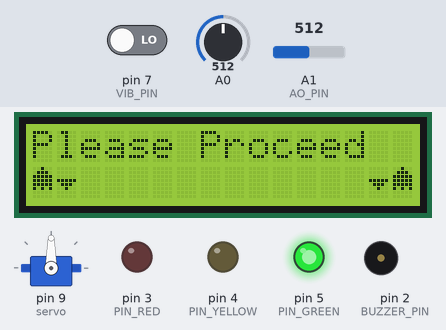
Recording of a sketch running on a simulated Arduino Uno, built with avr-gcc and run on an emulated ATmega328P. On the bench: 16×2 character LCD, servo, output pins drawn as LEDs (lit = HIGH), buzzer (waves = sounding). The test bench sets the inputs (shaded band); at power-on: A0 = 512, A1 (AO_PIN) = 512, pin 7 (VIB_PIN) LOW. Pins used as bus, display or sensor lines are not drawn; what the sketch prints to the serial monitor is not drawn.

Above: at 1.2 s.
1.3 s: A0 set to 334
3.3 s: A0 set to 312
At 5.2 s:
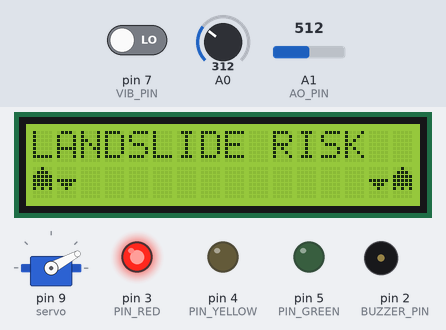
10.7 s: A1 (AO_PIN) set to 217
12.4 s: A1 (AO_PIN) set to 194
Timing chart, 0 to 16.7 s (numbered marks = the images above; inputs shaded):
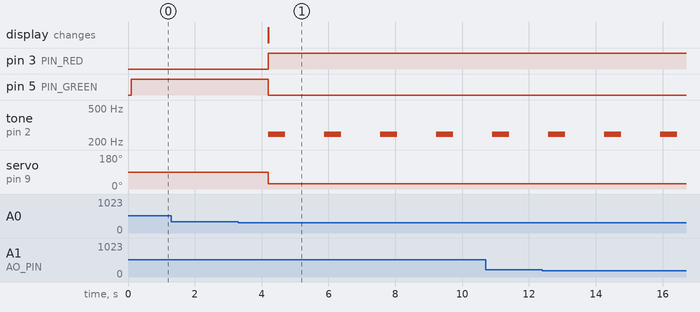

Measured:
- the behaviour switches between 326 and 325 on A0 (found by bisection; images 0 and 1)
- after the input at 1.3 s, every drawn part: stays the same
- after the input at 3.3 s, pin 3 (PIN_RED): LOW → HIGH after 0.90 s; pin 5 (PIN_GREEN): HIGH → LOW after 0.90 s; tone on pin 2 (BUZZER_PIN): alternates 247 Hz for 0.50 s and silent for 1.2 s, starting after 0.90 s; servo on pin 9 (servo): 90° → 28° after 0.90 s; the display: changes after 0.90 s (image 1)

The sketch:

MainCode.ino
```cpp
// Include all libraries used in this project.
#include <LiquidCrystal_I2C.h>
#include <Servo.h>
#include "pitches.h"

// Defining Variables Pt 1 (pre-compilation)
#define PIN_RED    3
#define PIN_YELLOW 4
#define PIN_GREEN  5

#define RAIN_PIN 8
#define AO_PIN A1

#define BUZZER_PIN 2

// Call LiquidCrystal address
LiquidCrystal_I2C lcd(0x3F, 16, 2);

// Defining Variables Pt 2 (post-compilation)

// Capacitive Moisture Sensor Variables
const int AirValue = 620;
const int WaterValue = 310;
int soilMoistureValue = 0;
int soilmoisturepercent = 0;
// Clock
const unsigned long interval= 3000;
unsigned long previousMillis;
unsigned long currentMillis;
// Servo Motor Variables
Servo servo;
int ax = 30;
// Rain Sensor Variables
int rainPotency;
// Vibration Sensor Variable
int vib_val;
int VIB_PIN = 7;
// Bluetooth String Sent
String sent_info;
// LCD Custom Characters
byte customChar[8] = {
	0b00100,
	0b01110,
	0b11111,
	0b11111,
	0b11111,
	0b10101,
	0b00000,
	0b00000
};

byte customChar1[8] = {
	0b00000,
	0b00000,
	0b00000,
	0b11111,
	0b01110,
	0b00100,
	0b00000,
	0b00000
};

int melody[] = {
  NOTE_B3,

};

int noteDurations[] = {
  2,

};


void VibrationSensor() {
  vib_val = digitalRead(VIB_PIN);

}

void PiezoAlert() {
  // iterate over the notes of the melody:
  int size = sizeof(noteDurations) / sizeof(int);

  for (int thisNote = 0; thisNote < size; thisNote++) {

    // to calculate the note duration, take one second divided by the note type.
    //e.g. quarter note = 1000 / 4, eighth note = 1000/8, etc.
    int noteDuration = 1000 / noteDurations[thisNote];
    tone(BUZZER_PIN, melody[thisNote], noteDuration);

    // to distinguish the notes, set a minimum time between them.
    // the note's duration + 30% seems to work well:
    int pauseBetweenNotes = noteDuration * 1.30;
    delay(pauseBetweenNotes);
    // stop the tone playing:
    noTone(BUZZER_PIN);
  }
}

void RainSensor() {
  digitalWrite(RAIN_PIN, HIGH);
  int rainValue = analogRead(AO_PIN);
  rainPotency = 400 - rainValue;
  digitalWrite(RAIN_PIN, LOW);

}

void Servo_Code() {

  for (int pos = 0; pos != ax; pos += 2) {
    servo.write(pos);
  }
}

void Traffic_Red() {
  digitalWrite(PIN_RED, HIGH);   // turn on
  digitalWrite(PIN_YELLOW, LOW); // turn off
  digitalWrite(PIN_GREEN, LOW);  // turn off
}

void Traffic_Yellow() {
  digitalWrite(PIN_RED, LOW);
  digitalWrite(PIN_YELLOW, HIGH);
  digitalWrite(PIN_GREEN, LOW);
}

void Traffic_Green() {
  // green light on
  digitalWrite(PIN_RED, LOW);
  digitalWrite(PIN_YELLOW, LOW);
  digitalWrite(PIN_GREEN, HIGH);
}

void LCD_baseprint() {
  lcd.clear();
  lcd.setCursor(0, 1);
  lcd.write((byte)0);
  lcd.setCursor(1, 1);
  lcd.write((byte)1);
  lcd.setCursor(15, 1);
  lcd.write((byte)0);
  lcd.setCursor(14, 1);
  lcd.write((byte)1);
  lcd.setCursor(0, 0);
}

void SoilMoisture_Capacitive() {
  soilMoistureValue = analogRead(A0);
  soilmoisturepercent = map(soilMoistureValue, AirValue, WaterValue, 0, 100);

}

void setup() {
  // Initialisation of Serial Monitor Output [Debug + Info]
  Serial.begin(9600);
  // Initialisation of LCD component + Toggle backlight ON
  lcd.init();
  lcd.backlight();
  // Create the custom characters defined previously
  lcd.createChar(0, customChar);
  lcd.createChar(1, customChar1);
  // Attach Servo Output Pin
  servo.attach(9);
  servo.write(90);
  // Set Vibration Sensor PinMode
  pinMode(VIB_PIN,INPUT);
  // Set Rain Sensor PinMode
  pinMode(RAIN_PIN, OUTPUT);
  // Set Traffic Lights PinMode
  pinMode(PIN_RED, OUTPUT);
  pinMode(PIN_YELLOW, OUTPUT);
  pinMode(PIN_GREEN, OUTPUT);


}

// Main Program Loop
void loop()
{

  LCD_baseprint();
  VibrationSensor();
  RainSensor();
  SoilMoisture_Capacitive();

  if (vib_val == 1)
  {

    if (soilmoisturepercent >= 95)
    {
      if (rainPotency >= 200)
      {
        // Worst Case Scenario: All 3 Detected Severe Results, display do_not + red_light
        Serial.println("WORST CASE SCENARIO!");
        lcd.print("LANDSLIDE RISK");
        Traffic_Red();
        Servo_Code();
        PiezoAlert();

      }
      else
      {
        // Penultimate Case: Report High Danger, display do_not + red_light
        Serial.println("BAD SCENARIO!");
        lcd.print("LANDSLIDE RISK");
        Traffic_Red();
        Servo_Code();
        PiezoAlert();
      }

    }
    else if (soilmoisturepercent >= 20 && soilmoisturepercent < 95)
    {
      if (rainPotency >= 250)
      {
        // Moderate Scenario A: Report Moderate Danger, display warning + yellow light
        Serial.println("MODERATE SCENARIO!");
        lcd.print("Caution!");
        Traffic_Yellow();
        servo.write(90);
      }
      else
      {
        // Moderate Scenario B: Report Low Danger, display good_to_go + green light
        Serial.println("LOW SCENARIO!");
        lcd.print("Please Proceed");
        Traffic_Green();
        servo.write(90);
      }

    }
    else if (soilmoisturepercent < 20)
    {
      if (rainPotency >= 325)
      {
        // OK Scenario A: Report Low Danger, display good_highrain + green light
        Serial.println("LOW SCENARIO!");
        lcd.print("Please Proceed");
        Traffic_Green();
        servo.write(90);
      }
      else
      {
        // OK Scenario B: Report Low Danger, display good_to_go + green light
        Serial.println("LOW SCENARIO!");
        lcd.print("Please Proceed");
        Traffic_Green();
        servo.write(90);
      }

    }
    else
    {
      Serial.print("Soilmoisturepercent may be bugged: ");
    }
  }
  else
  {
    if (soilmoisturepercent >= 95)
    {
      if (rainPotency >= 200)
      {
        // High Risk Scenario: Report High Danger, display warning + red light
        Serial.println("HIGH RISK SCENARIO!");
        lcd.print("LANDSLIDE RISK");
        Traffic_Red();
        Servo_Code();
        PiezoAlert();
      }
      else
      {
        // Penultimate Case: Report High Danger, display warning + red light
        Serial.println("HIGH RISK SCENARIO!");
        lcd.print("LANDSLIDE RISK");
        Traffic_Red();
        Servo_Code();
        PiezoAlert();

      }


    }
    else if (soilmoisturepercent >= 20 && soilmoisturepercent < 95)
    {
      if (rainPotency >= 250)
      {
        // Moderate Scenario A: Report Moderate Danger, display warning + green light
        Serial.println("MODERATE SCENARIO!");
        lcd.print("Caution!");
        Traffic_Yellow();
        servo.write(90);

      }
      else
      {
        // Moderate Scenario B: Report Low Danger, display good_to_go + green light
        Serial.println("LOW SCENARIO!");
        lcd.print("Please Proceed");
        Traffic_Green();
        servo.write(90);
      }

    }
    else if (soilmoisturepercent < 20)
    {
      if (rainPotency >= 325)
      {
        // OK Scenario A: Report Low Danger, display good_highrain + green light
        Serial.println("LOW SCENARIO!");
        lcd.print("Please Proceed");
        Traffic_Green();
        servo.write(90);

      }
      else
      {
        // OK Scenario B: Report Low Danger, display good_to_go + green light
        Serial.println("LOW SCENARIO!");
        lcd.print("Please Proceed");
        Traffic_Green();
        servo.write(90);
      }

    }
    else
    {
      Serial.print("Soilmoisturepercent may be bugged: ");
    }
  }

  delay(1000);
}
```

pitches.h
```cpp
/*************************************************
 * Public Constants
 *************************************************/

#define NOTE_B0  31
#define NOTE_C1  33
#define NOTE_CS1 35
#define NOTE_D1  37
#define NOTE_DS1 39
#define NOTE_E1  41
#define NOTE_F1  44
#define NOTE_FS1 46
#define NOTE_G1  49
#define NOTE_GS1 52
#define NOTE_A1  55
#define NOTE_AS1 58
#define NOTE_B1  62
#define NOTE_C2  65
#define NOTE_CS2 69
#define NOTE_D2  73
#define NOTE_DS2 78
#define NOTE_E2  82
#define NOTE_F2  87
#define NOTE_FS2 93
#define NOTE_G2  98
#define NOTE_GS2 104
#define NOTE_A2  110
#define NOTE_AS2 117
#define NOTE_B2  123
#define NOTE_C3  131
#define NOTE_CS3 139
#define NOTE_D3  147
#define NOTE_DS3 156
#define NOTE_E3  165
#define NOTE_F3  175
#define NOTE_FS3 185
#define NOTE_G3  196
#define NOTE_GS3 208
#define NOTE_A3  220
#define NOTE_AS3 233
#define NOTE_B3  247
#define NOTE_C4  262
#define NOTE_CS4 277
#define NOTE_D4  294
#define NOTE_DS4 311
#define NOTE_E4  330
#define NOTE_F4  349
#define NOTE_FS4 370
#define NOTE_G4  392
#define NOTE_GS4 415
#define NOTE_A4  440
#define NOTE_AS4 466
#define NOTE_B4  494
#define NOTE_C5  523
#define NOTE_CS5 554
#define NOTE_D5  587
#define NOTE_DS5 622
#define NOTE_E5  659
#define NOTE_F5  698
#define NOTE_FS5 740
#define NOTE_G5  784
#define NOTE_GS5 831
#define NOTE_A5  880
#define NOTE_AS5 932
#define NOTE_B5  988
#define NOTE_C6  1047
#define NOTE_CS6 1109
#define NOTE_D6  1175
#define NOTE_DS6 1245
#define NOTE_E6  1319
#define NOTE_F6  1397
#define NOTE_FS6 1480
#define NOTE_G6  1568
#define NOTE_GS6 1661
#define NOTE_A6  1760
#define NOTE_AS6 1865
#define NOTE_B6  1976
#define NOTE_C7  2093
#define NOTE_CS7 2217
#define NOTE_D7  2349
#define NOTE_DS7 2489
#define NOTE_E7  2637
#define NOTE_F7  2794
#define NOTE_FS7 2960
#define NOTE_G7  3136
#define NOTE_GS7 3322
#define NOTE_A7  3520
#define NOTE_AS7 3729
#define NOTE_B7  3951
#define NOTE_C8  4186
#define NOTE_CS8 4435
#define NOTE_D8  4699
#define NOTE_DS8 4978
```
